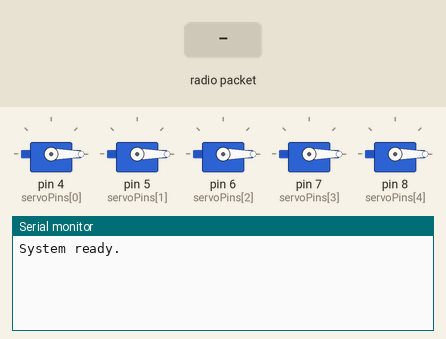
This sketch was run on a simulated Arduino Mega 2560, built with avr-gcc and run on an emulated ATmega2560. Shown: 5 × servo, the last lines printed to the serial monitor. The test bench sets the inputs (shaded band). No radio packets arrive unless stated.

Above: at 1.2 s.
1.3 s: radio packet "1" arrives
At 1.7 s:
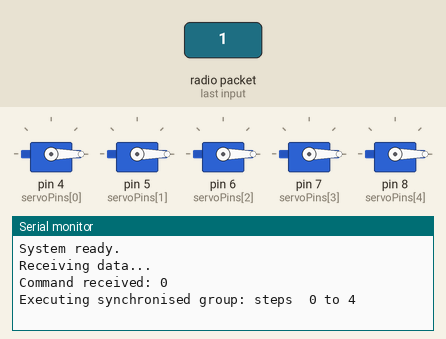
2.8 s: radio packet "5" arrives
At 4.2 s:
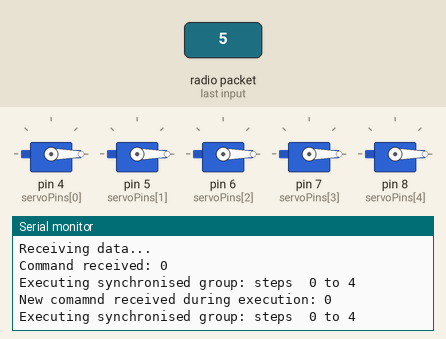

The sketch:

controller_code.ino
```cpp
/**
 * @file    controller_code.ino
 * @brief   Control unit firmware for the "Nato Due Volte" carnival float
 *          (73rd edition of the Carnevale di Massafra).
 *
 * This sketch runs on a custom Arduino Mega shield and controls a scenic
 * robotic hand composed of 5 servo motors. Two identical units are used
 * (one per hand); they receive wireless commands from a shared remote
 * controller (see code_telecomando.ino) via the nRF24L01+ module.
 *
 * Communication protocol:
 *   Commands arrive as comma-separated strings "firstButton,secondButton".
 *   USE_FIRST determines which value this unit responds to:
 *     - Controller #1: set USE_FIRST to true
 *     - Controller #2: set USE_FIRST to false
 *
 * ┌─────────────────────────────────────────────────────────────────┐
 * │  IMPORTANT: set USE_FIRST correctly before flashing each board  │
 * └─────────────────────────────────────────────────────────────────┘
 *
 * Each command maps to a sequence of servo movements ("steps") grouped
 * into a Command structure. Steps with no pause (pause == 0) are grouped
 * and executed simultaneously; a non-zero pause value terminates a group
 * and introduces a delay before the next one begins.
 *
 * Hardware:
 *   - Arduino Mega 2560 (on custom shield)
 *   - nRF24L01+ transceiver module  (CE: pin 9, CSN: pin 53)
 *   - 5 servo motors                (signal pins: 4, 5, 6, 7, 8)
 *
 * Dependencies:
 *   - RF24 library (available via Arduino IDE Library Manager)
 */

#include <SPI.h>
#include <nRF24L01.h>
#include <RF24.h>
#include <Servo.h>

// --- RF24 configuration ---
#define CE_PIN 9
#define CSN_PIN 53
RF24 radio(CE_PIN, CSN_PIN);
const byte address[6] = "00001";

// --- Servo configuration ---
#define NUM_SERVOS 5
Servo servos[NUM_SERVOS];
int servoPins[NUM_SERVOS] = {4, 5, 6, 7, 8};

// ┌─────────────────────────────────────────────────────────────────┐
// │  Set to true for controller #1, false for controller #2         │
// └─────────────────────────────────────────────────────────────────┘
#define USE_FIRST false

// --- Data structures ---

/**
 * @brief A single movement instruction for one servo.
 *
 * @param servoIndex       Index of the target servo (0–4).
 * @param targetAngle      Target position in degrees.
 * @param time             Duration of the movement in milliseconds.
 * @param pause            Delay after this step before the next one (ms).
 *                         A non-zero value also terminates the current
 *                         synchronised group.
 * @param useInterpolation If true, the servo moves with linear interpolation
 *                         over the specified duration; if false, it jumps
 *                         directly to the target at full speed.
 */
struct Step {
  int servoIndex;
  int targetAngle;
  unsigned long time;
  unsigned long pause;
  bool useInterpolation;
};

/**
 * @brief A complete command, consisting of an ordered sequence of Steps.
 *
 * @param steps    Array of up to 20 steps.
 * @param numSteps Number of active steps in the array.
 * @param repeat   If true, the command loops until a new one is received.
 */
struct Command {
  Step steps[20];
  int numSteps;
  bool repeat;
};

// ---------------------------------------------------------------------------
// Command map — 7 commands (one per remote button, indexed 0–6)
// ---------------------------------------------------------------------------
Command commandMaps[7] = {
  // ---- Command 0: all servos to 0° (reset position) ----
  {
    {
      {0, 0, 2000, 0, true},
      {1, 0, 2000, 0, true},
      {2, 0, 2000, 0, true},
      {3, 0, 2000, 0, true},
      {4, 0, 2000, 10, true},
    },
    5,
    false
  },
  // ---- Command 1 ----
  {
    {
      {0,   0, 2000,  0, true},
      {1, 250, 1500,  0, true},
      {2,   0, 1500,  0, true},
      {3,   0, 1500,  0, true},
      {4, 180, 2000, 10, true}
    },
    5,
    false
  },
  // ---- Command 2 ----
  {
    {
      {0,   0, 2000,   0, true},
      {1,   0, 2000,   0, true},
      {2, 260, 2000,   0, true},
      {3,  0,  2000,   0, true},
      {4,  0,  500,  10, true}
    },
    5,
    false
  },
  // ---- Command 3 (looping) ----
  {
    {
      {0, 140, 2000,  0, true},
      {1, 260, 2000,  0, true},
      {2, 260, 2000,  0, true},
      {3, 250, 2000,  0, true},
      {4, 180, 2000, 1000, true},
      {0, 0, 1500,    0, true},
      {1, 0, 1500,    0, true},
      {2, 0, 1500,    0, true},
      {3, 0, 1500,    0, true},
      {4, 0, 1500, 1000, true},
    },
    10,
    true
  },
  // ---- Comando 4 (looping) ----
  {
    {
      {0, 140,  2000, 0, true},
      {1, 260,  2000, 0, true},
      {2, 260,  2000, 0, true},
      {3, 250,  2000, 0, true},
      {4, 180,  2000, 1000, true},
      {0, 140,  1500, 0, true},
      {1, 200,  1500, 0, true},
      {2, 220,  1500, 0, true},
      {3, 210,  1500, 0, true},
      {4, 130,  1500, 1000, true},
    },
    10,
    true
  },
  // ---- Comando 5 (looping) ----
  {
    {
      {0, 0,   1200, 200, true},
      {1, 180, 1200, 200, true},
      {2, 0,   1200, 200, true},
      {3, 180, 1200, 200, true},
      {4, 90,  1000, 0, true}
    },
    5,
    true
  },
  // ---- Comando 6 (no interpolation - snap to position) ----
  {
    {
      {0, 30,  600, 100, false},
      {1, 60,  600, 100, false},
      {2, 120, 600, 100, false},
      {3, 150, 600, 100, false},
      {4, 180, 600, 0, false}
    },
    5,
    false
  }
};

// ---------------------------------------------------------------------------
// Global state
// ---------------------------------------------------------------------------
volatile int currentCommand = -1; // last received command index
volatile bool newCommand    = false;

// ---------------------------------------------------------------------------
// Radio helpers
// ---------------------------------------------------------------------------

/**
 * @brief Check the radio for an incoming command without blocking.
 *        Updates currentCommand and sets newCommand = true if a valid
 *        command is received. Safe to call during command execution.
 * @return true if a new command was received, false otherwise.
 */
static inline bool pollRadioAndUpdate() {
  if (radio.available()) {
    char text[32] = {0};
    radio.read(&text, sizeof(text));

    int firstNum = 0, secondNum = 0;
    sscanf(text, "%d,%d", &firstNum, &secondNum);
    int receivedNumber = USE_FIRST ? firstNum : secondNum;

    if (receivedNumber >= 0 && receivedNumber <= 6) {
      Serial.print("New comamnd received during execution: ");
      Serial.println(receivedNumber);
      currentCommand = receivedNumber;
      newCommand = true;
      return true;
    }
  }
  return false;
}

/**
 * @brief Blocking delay that can be interrupted by an incoming command.
 *        Returns early if a new command is detected via pollRadioAndUpdate().
 * @param ms Duration in milliseconds.
 */
static inline void cancellableDelay(unsigned long ms) {
  unsigned long endAt = millis() + ms;
  while ((long)(endAt - millis()) > 0) {
    // Se arriva un nuovo comando, usciamo subito
    if (pollRadioAndUpdate() || newCommand) return;
    delay(1);
  }
}

/** @brief Convenience macro: poll radio and return from caller if interrupted. */
#define CHECK_CANCEL() do { if (pollRadioAndUpdate() || newCommand) return; } while (0)

// ---------------------------------------------------------------------------
// Movement helpers
// ---------------------------------------------------------------------------

/**
 * @brief Internal state for one servo during a synchronised group movement.
 */
struct ServoMovement{
  int servoIndex;
  int startAngle;
  int targetAngle;
  unsigned long duration;
  bool useInterpolation;
  bool active;
};

// ---------------------------------------------------------------------------
// Command execution
// ---------------------------------------------------------------------------

/**
 * @brief Execute the command at the given index.
 *        Steps are grouped by their pause value: consecutive steps with
 *        pause == 0 are executed simultaneously; a step with pause > 0
 *        terminates the group and waits before the next group begins.
 *        The function returns immediately if a new command is received.
 * @param cmdIndex Index into commandMaps (0–6).
 */
void executeCommand(int cmdIndex) {
  Command cmd = commandMaps[cmdIndex];
  int loopNum = 0;

  do {
    int i = 0;
    while (i < cmd.numSteps){
      // --- Determine the extent of the current group ---
      int groupStart = i;
      int groupEnd = i;

      while (groupEnd < cmd.numSteps) {
        groupEnd++;
        if (groupEnd <= cmd.numSteps && cmd.steps[groupEnd - 1].pause != 0) {
          break;
        }
      }

      int groupSize = groupEnd - groupStart;

      // ---------------------------------------------------------------
      // Single-step group
      // ---------------------------------------------------------------
      if (groupSize == 1) {
        Step s = cmd.steps[i];

        Serial.print(">>> Single step ");
        Serial.print(i);
        Serial.print(": servo ");
        Serial.print(s.servoIndex);
        Serial.print(" -> ");
        Serial.print(s.targetAngle);
        Serial.print(" deg in ");
        Serial.print(s.time);
        Serial.println(" ms");

        if (s.useInterpolation){
          int startAngle = servos[s.servoIndex].read();
          unsigned long startTime = millis();

          while (millis() - startTime < s.time) {
            float progress = float(millis() - startTime) / s.time;
            int angle = startAngle + (s.targetAngle - startAngle) * progress;
            servos[s.servoIndex].write(angle);
            cancellableDelay(15);
            CHECK_CANCEL();
          }

          servos[s.servoIndex].write(s.targetAngle);
          Serial.println("Interpolated step done: " + String(i));
        } else {
          // snap to target at full servo speed
          servos[s.servoIndex].write(s.targetAngle);
          Serial.println("Natural step done: " + String(i));
          cancellableDelay(15); // allow the command to reach the servo
          CHECK_CANCEL();
        }

        if (s.pause > 0) {
            Serial.println(">>> Pause: " + String(s.pause) + " ms");
        }

        cancellableDelay(s.pause);
        if (newCommand) return;

        i++;
      // ---------------------------------------------------------------
      // Synchronised group (multiple servos moving in parallel)
      // ---------------------------------------------------------------
      } else {
        Serial.println("Executing synchronised group: steps  " + String(groupStart) + " to " + String(groupEnd - 1));

        ServoMovement movements[20];
        unsigned long maxDuration = 0;
        unsigned long finalPause = cmd.steps[groupEnd - 1].pause;
        bool anyInterpolated = false;

        // Prepare movement data for each servo in the group
        for (int j = 0; j < groupSize; j++) {
          Step s = cmd.steps[groupStart + j];
          movements[j].servoIndex = s.servoIndex;
          movements[j].startAngle = servos[s.servoIndex].read();
          movements[j].targetAngle = s.targetAngle;
          movements[j].duration = s.time;
          movements[j].useInterpolation = s.useInterpolation;
          movements[j].active = true;

          if (s.useInterpolation) {
            anyInterpolated = true;
            if (s.time > maxDuration) {
              maxDuration = s.time;
            }
          }
        }

        if (!anyInterpolated) {
          // All steps are natural: snap every servo simultaneously
          for (int j = 0; j < groupSize; j++) {
            servos[movements[j].servoIndex].write(movements[j].targetAngle);
          }
          Serial.println("Natural group executed instantly.");
          cancellableDelay(15);
        }
        else {
          // Drive all servos concurrently with per-servo interpolation
          unsigned long startTime = millis();
          unsigned long lastUpdate = 0;

          while (millis() - startTime < maxDuration) {
            CHECK_CANCEL();

            unsigned long elapsed = millis() - startTime;

            if (elapsed - lastUpdate >= 15) {
              lastUpdate = elapsed;

              for (int j = 0; j < groupSize; j++) {
                if (movements[j].active) {
                  if (movements[j].useInterpolation) {
                    float progress = float(elapsed) / movements[j].duration;

                    if (progress >= 1.0) {
                      servos[movements[j].servoIndex].write(movements[j].targetAngle);
                      movements[j].active = false;
                    } else {
                      int angle = movements[j].startAngle +
                                 (movements[j].targetAngle - movements[j].startAngle) * progress;
                      servos[movements[j].servoIndex].write(angle);
                    }
                  } else {
                    // Natural step inside an interpolated group: snap and deactivate
                    servos[movements[j].servoIndex].write(movements[j].targetAngle);
                    movements[j].active = false;
                  }
                }
              }
            }
            cancellableDelay(1);
          }

          // Ensure every servo has reached its exact target
          for (int j = 0; j < groupSize; j++) {
            servos[movements[j].servoIndex].write(movements[j].targetAngle);
          }

          Serial.println("Synchronised mixed group complete.");
        }

        cancellableDelay(finalPause);
        if (newCommand) return;

        i = groupEnd;
      }
    }

    loopNum++;
    Serial.println("Loop iteration: " + String(loopNum));
  } while (cmd.repeat && !newCommand);
  Serial.println("Command execution complete.");
}

// ---------------------------------------------------------------------------
// Setup & main loop
// ---------------------------------------------------------------------------

void setup(){
  Serial.begin(9600);

  radio.begin();
  radio.openReadingPipe(0, address);
  radio.setChannel(110);
  radio.setCRCLength(RF24_CRC_16);
  radio.setAutoAck(true);
  radio.setDataRate(RF24_250KBPS);
  radio.setPALevel(RF24_PA_LOW);
  radio.startListening();

  for (int i = 0; i < NUM_SERVOS; i++){
    servos[i].attach(servoPins[i]);
    servos[i].write(0);
  }

  Serial.println("System ready.");
}

void loop(){
  if (radio.available()) {
    Serial.println("Receiving data...");
    char text[32] = {0};
    radio.read(&text, sizeof(text));

    int firstNum = 0, secondNum = 0;
    sscanf(text, "%d,%d", &firstNum, &secondNum);

    int receivedNumber = USE_FIRST ? firstNum : secondNum;

    if (receivedNumber >= 0 && receivedNumber <= 6){
      Serial.print("Command received: ");
      Serial.println(receivedNumber);
      currentCommand = receivedNumber;
      newCommand = true;
    }
  }

  if (newCommand && currentCommand != -1){
    newCommand = false;
    executeCommand(currentCommand);
  }
}
```

Measured:
- after the input at 1.3 s, the serial monitor: prints a new line at once (image 1)
- after the input at 2.8 s, the serial monitor: prints a new line at once (image 2)
